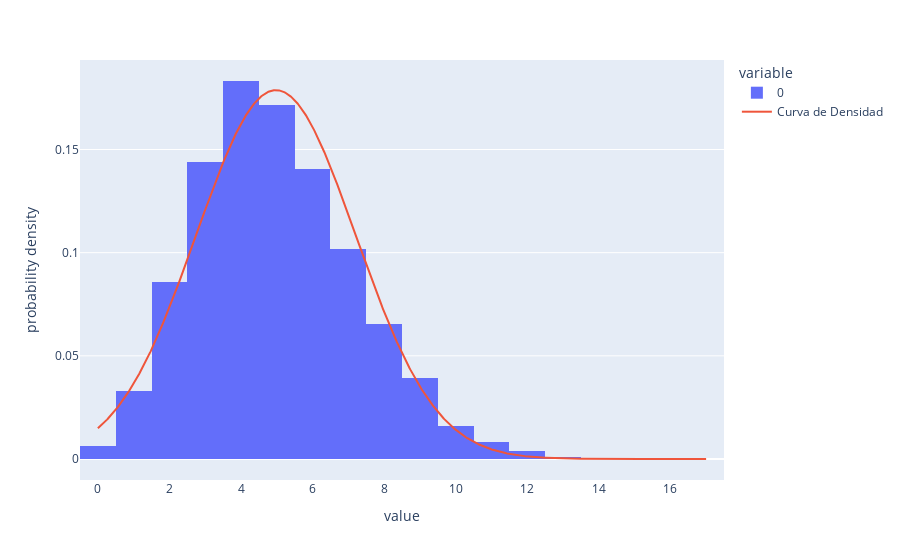

The notebook cell saved with this chart:
### Code cell
# Crear el histograma
fig = px.histogram(data, nbins=30, histnorm='probability density')

# Agregar la curva de densidad
fig.add_trace(
    go.Scatter(
        x=np.linspace(min(data), max(data), 1000),
        y=scipy.stats.norm.pdf(np.linspace(min(data), max(data), 1000), loc=promedio_data, scale=varianza_data),
        mode='lines',
        name='Curva de Densidad'
    )
)

fig.show()

### Figure 1 — Plotly figure (JSON) as saved in the notebook; plotly's stock layout.template omitted (floating-point values rounded to 4 significant figures; data arrays with more than 128 entries replaced by an {"elided": "..."} marker saying what was removed)
{"data": [{"alignmentgroup": "True", "bingroup": "x", "histnorm": "probability density", "hovertemplate": "variable=0<br>value=%{x}<br>probability density=%{y}<extra></extra>", "legendgroup": "0", "marker": {"color": "#636efa", "pattern": {"shape": ""}}, "name": "0", "nbinsx": 30, "offsetgroup": "0", "orientation": "v", "showlegend": true, "type": "histogram", "x": {"elided": "10000 int values"}, "xaxis": "x", "yaxis": "y"}, {"mode": "lines", "name": "Curva de Densidad", "type": "scatter", "x": {"elided": "1000 float values"}, "y": {"elided": "1000 float values"}}], "layout": {"barmode": "relative", "legend": {"title": {"text": "variable"}, "tracegroupgap": 0}, "margin": {"t": 60}, "xaxis": {"anchor": "y", "domain": [0, 1], "title": {"text": "value"}}, "yaxis": {"anchor": "x", "domain": [0, 1], "title": {"text": "probability density"}}}}
